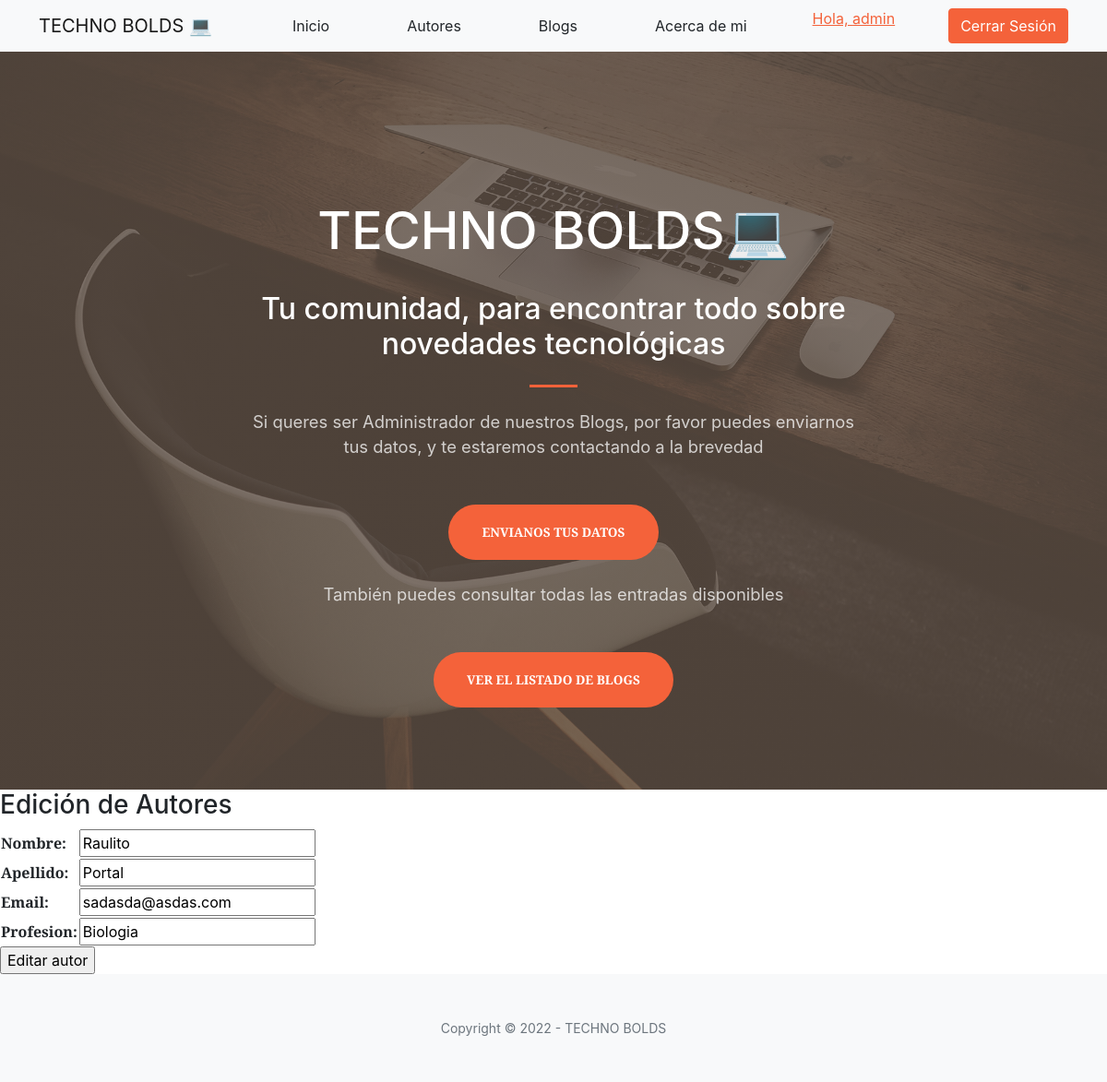
The app's page /editarAutor/Raulito (signed in) with its own data.
### AppCoder/models.py (models this page shows, shortened)
class Autor(models.Model):
    nombre = models.CharField(max_length=30, default="")
    apellido = models.CharField(max_length=30 , default="")
    profesion = models.CharField(max_length=30 , default="")
    email = models.EmailField(default="")

### AppCoder/views.py (the view)
# urls.py: path("editarAutor/<autor_nombre>", views.editarAutor, name="editarAutor"),
@login_required
def editarAutor(request, autor_nombre):
    autor = Autor.objects.get(nombre=autor_nombre)
    if request.method == 'POST':
        miFormulario = AutorFormulario(request.POST)
        if miFormulario.is_valid():
            informacion = miFormulario.cleaned_data
            autor.nombre= informacion['nombre']
            autor.apellido = informacion['apellido']
            autor.email = informacion['email']
            autor.profesion = informacion['profesion']
            autor.save()
            autores = Autor.objects.all()
            contexto = {'autores':autores}
            return render(request, 'appCoder/autores.html', contexto )
    else:
        miFormulario = AutorFormulario(initial={'nombre':autor.nombre, 'apellido':autor.apellido, 'email':autor.email, 'profesion':autor.profesion})
        contexto = {'miFormulario': miFormulario, 'autor_nombre': autor_nombre}
        return render(request, 'appCoder/editarAutor.html', contexto )

### AppCoder/forms.py
class AutorFormulario(forms.Form):
    nombre = forms.CharField(max_length=50)
    apellido = forms.CharField(max_length=50)
    email = forms.EmailField()
    profesion = forms.CharField(max_length=50)

### AppCoder/template/AppCoder/editarAutor.html
{% extends "appCoder/padre.html" %}
{% load static %}
{% block contenidoQueCambia %}
<h3>Edición de Autores</h3>
<form action="{% url 'editarAutor' autor_nombre %}" method="POST">{% csrf_token %}
    <table>
        {{miFormulario.as_table}}
    </table>
    <input type="submit" value="Editar autor">
</form>
{% endblock %}

### AppCoder/template/AppCoder/padre.html (shortened to what this page needs)
<!DOCTYPE html>
<html lang="en">
    <head>
        {% load static %}
        <link href="https://cdn.jsdelivr.net/npm/bootstrap-icons@1.5.0/font/bootstrap-icons.css" rel="stylesheet" />
        <link href="https://cdnjs.cloudflare.com/ajax/libs/SimpleLightbox/2.1.0/simpleLightbox.min.css" rel="stylesheet" />
        <link href="{% static 'AppCoder/css/styles.css' %}" rel="stylesheet" />
    </head>
    <body id="page-top">
        <nav class="navbar navbar-light bg-light static-top">
            <div class="container">
                <a class="navbar-brand" href="{% url 'inicio' %}">TECHNO BOLDS 💻</a>
                <a class="btn" href="{% url 'inicio' %}">Inicio</a>
                <a class="btn" href="{% url 'autores' %}">Autores</a>
                <a class="btn" href="{% url 'blog_listar' %}">Blogs</a>
                <a class="btn" href="{% url 'aboutMe' %}">Acerca de mi</a>
                {% if request.user.is_authenticated %}
                <a href="{% url 'editarPerfil' %}"><p>Hola, {{user.username}}</p></a>
                <a class="btn btn-primary" href="{% url 'logout' %}">Cerrar Sesión</a>
                {% endif %}
            </div>
        </nav>
        <header class="masthead">
            <div class="container px-4 px-lg-5 h-100">
                <div class="row gx-4 gx-lg-5 h-100 align-items-center justify-content-center text-center">
                    <div class="col-lg-8 align-self-end">
                        <h1 class="text-white font-weight-bold">TECHNO BOLDS💻</h1>
                        <br>
                        <h2 class="text-white font-weight-bold">Tu comunidad, para encontrar todo sobre novedades tecnológicas</h2>
                        <hr class="divider" />
                    </div>
                    <div class="col-lg-8 align-self-baseline">
                        <p class="text-white-75 mb-5">Si queres ser Administrador de nuestros Blogs, por favor puedes enviarnos tus datos, y te estaremos contactando a la brevedad</p>
                        <a class="btn btn-primary btn-xl" href="{% url 'contactoFormulario' %}">Envianos tus datos</a>
                        <br>
                        <br>
                        <p class="text-white-75 mb-5">También puedes consultar todas las entradas disponibles</p>
                        <a class="btn btn-primary btn-xl" href="{% url 'blog_listar' %}">Ver el listado de Blogs</a>
                    </div>
                </div>
            </div>
        </header>
        {% block contenidoQueCambia %}
        {% endblock %}
        <footer class="bg-light py-5">
            <div class="container px-4 px-lg-5"><div class="small text-center text-muted">Copyright &copy; 2022 - TECHNO BOLDS</div></div>
        </footer>
    </body>
</html>

### records on screen
Autor: nombre "Raulito", apellido "Portal", email "sadasda@asdas.com", profesion "Biologia"

### other values on screen
{{ user.username }} "admin"
